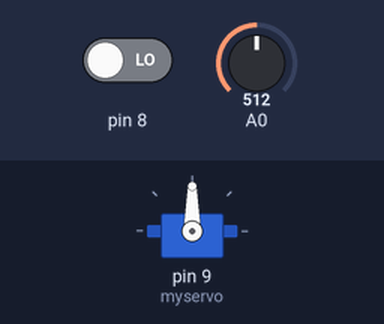
Simulated run of this sketch. Board: Arduino Uno, built with avr-gcc and run on an emulated ATmega328P. On the bench: servo. The inputs (shaded band) are chosen by the test bench; at power-on: pin 8 LOW, A0 = 512.

Above: at 1.2 s.
1.3 s: pin 8 driven HIGH
At 2.2 s:
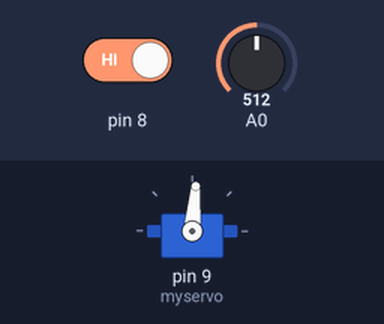
2.8 s: A0 set to 716
At 3.6 s:
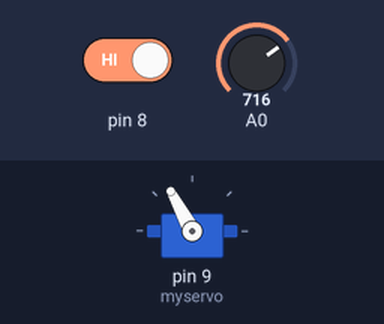
4.3 s: A0 set to 900
At 5.5 s:
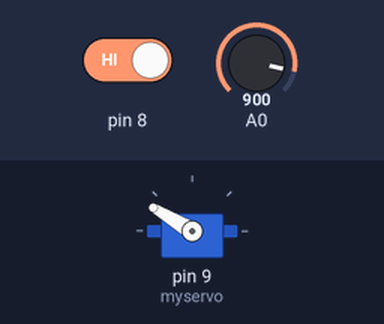
5.8 s: A0 set to 1023
At 7.0 s:
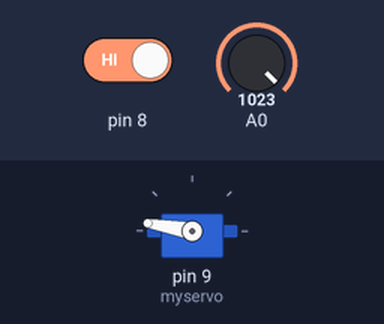
7.3 s: A0 set to 306
At 8.0 s:
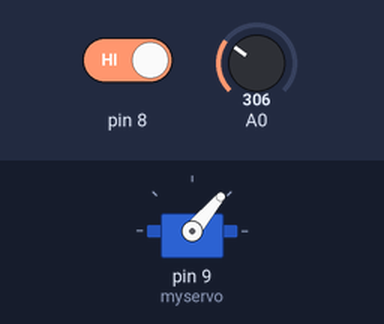
8.8 s: A0 set to 122
At 9.5 s:
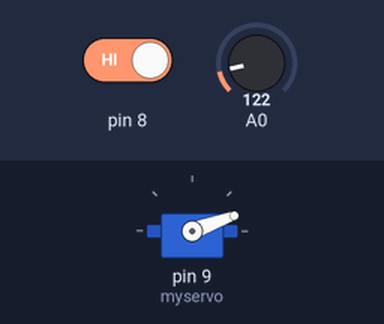
Timing chart, 0 to 11.3 s (numbered marks = the images above; inputs shaded):
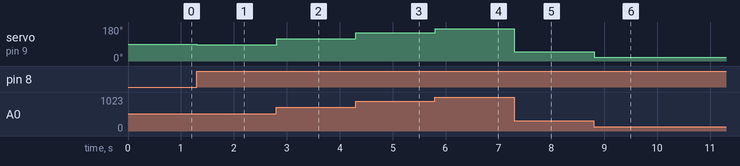

The sketch:

ch13_quiz2_181207.ino
```cpp
#include <Servo.h>

Servo myservo;


void setup() {
  // put your setup code here, to run once:
  myservo.attach(9);
  pinMode(8, INPUT);
}

void loop() {
  // put your main code here, to run repeatedly:
  int push = digitalRead(8);
  int val = analogRead(A0);
  int rad = map(val, 0, 1023, 0, 170);
  if(push == HIGH){
    myservo.write(rad);
    delay(15);
  }
}
```

Measured:
- after the input at 1.3 s, servo on pin 9 (myservo): 90° → 85° at once
- after the input at 2.8 s, servo on pin 9 (myservo): 85° → 118° at once
- after the input at 4.3 s, servo on pin 9 (myservo): 118° → 149° at once
- after the input at 5.8 s, servo on pin 9 (myservo): 149° → 170° at once
- after the input at 7.3 s, servo on pin 9 (myservo): 170° → 50° at once
- after the input at 8.8 s, servo on pin 9 (myservo): 50° → 20° at once
